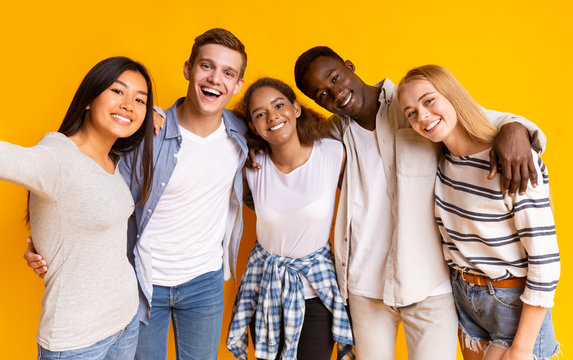
#> input picture Photos/face.jpg, 573 x 360 px
$ python face_detect.py
#> lines starting #> are read from the running program, lines starting #| are printed output that depends on the picture; after the words box and inside, x2 and y2 are one past the last pixel; in counts of white or black regions, pixels touching at a corner belong together
import cv2 as cv

img = cv.imread('Photos/face.jpg')
#> img is the input picture: shape (360, 573, 3); mean B, G, R 104.9, 162.4, 198.6
cv.imshow('Faces', img)

gray = cv.cvtColor(img, cv.COLOR_BGR2GRAY)
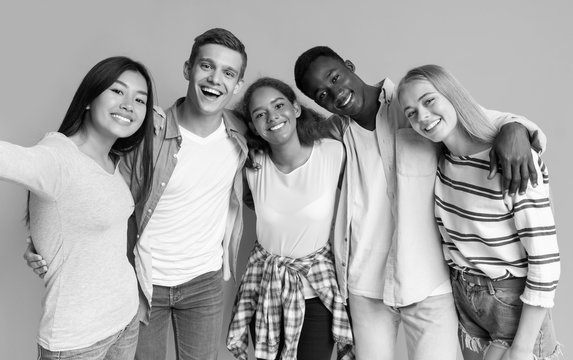
#> gray: shape (360, 573); min 0, max 255, mean 166.7
cv.imshow('Gray Group', gray)

haar_cascade = cv.CascadeClassifier('haar_face.xml')

faces_rect = haar_cascade.detectMultiScale(gray, scaleFactor=1.1, minNeighbors=23)
#> faces_rect = [[184, 43, 68, 68]]
print(f'Number of faces found = {len(faces_rect)}')
#| Number of faces found = 1

for(x,y,w,h) in faces_rect:
    cv.rectangle(img, (x,y), (x+w,y+h), (0,0,255), 4)
#> this loop made 1 pass
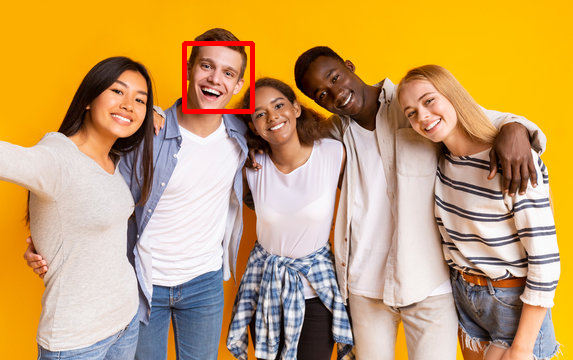
#> img: shape (360, 573, 3); 0.65% of pixels changed, all inside (x1, y1, x2, y2) = (182, 41, 255, 114)

cv.imshow('Detected Faces', img)

cv.waitKey(0)
